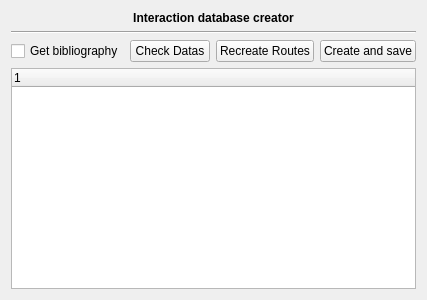
<?xml version="1.0" encoding="UTF-8"?>
<ui version="4.0">
 <class>IAMDb::InteractionDatabaseCreator</class>
 <widget class="QWidget" name="IAMDb::InteractionDatabaseCreator">
  <property name="geometry">
   <rect>
    <x>0</x>
    <y>0</y>
    <width>419</width>
    <height>300</height>
   </rect>
  </property>
  <property name="windowTitle">
   <string>Form</string>
  </property>
  <layout class="QGridLayout" name="gridLayout">
   <item row="0" column="0">
    <widget class="QLabel" name="label">
     <property name="font">
      <font>
       <weight>75</weight>
       <bold>true</bold>
      </font>
     </property>
     <property name="text">
      <string>Interaction database creator</string>
     </property>
     <property name="alignment">
      <set>Qt::AlignCenter</set>
     </property>
    </widget>
   </item>
   <item row="1" column="0">
    <widget class="Line" name="line">
     <property name="orientation">
      <enum>Qt::Horizontal</enum>
     </property>
    </widget>
   </item>
   <item row="2" column="0">
    <layout class="QHBoxLayout" name="horizontalLayout">
     <item>
      <widget class="QCheckBox" name="biblioCheck">
       <property name="text">
        <string>Get bibliography</string>
       </property>
      </widget>
     </item>
     <item>
      <widget class="QPushButton" name="checkDatas">
       <property name="text">
        <string>Check Datas</string>
       </property>
      </widget>
     </item>
     <item>
      <widget class="QPushButton" name="recreateRoutes">
       <property name="text">
        <string>Recreate Routes</string>
       </property>
      </widget>
     </item>
     <item>
      <widget class="QPushButton" name="createAndSave">
       <property name="text">
        <string>Create and save</string>
       </property>
      </widget>
     </item>
    </layout>
   </item>
   <item row="3" column="0">
    <widget class="QTreeWidget" name="treeWidget">
     <column>
      <property name="text">
       <string notr="true">1</string>
      </property>
     </column>
    </widget>
   </item>
  </layout>
 </widget>
 <resources/>
 <connections/>
</ui>
